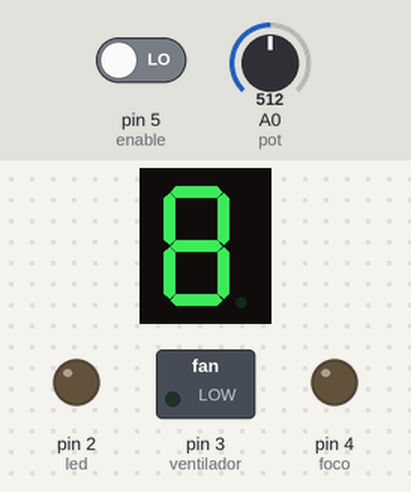
Simulated run of this sketch. Board: Arduino Uno, built with avr-gcc and run on an emulated ATmega328P. Parts: 1-digit seven-segment display, switched loads named in the sketch (green lamp = pin HIGH), output pins drawn as LEDs (lit = HIGH). Wiring (inferred from the names in the program): 1-digit 7-segment display, segments lit when HIGH: segments pin 6, pin 7, pin 8, pin 9, pin 10, pin 11, pin 12. The inputs (shaded band) are chosen by the test bench; at power-on: pin 5 (enable) LOW, A0 (pot) = 512. The segment pins are drawn as the display they are named for; pins used as bus, display or sensor lines are not drawn.

Above: at 1.2 s.
1.3 s: pin 5 (enable) driven HIGH
At 1.7 s:
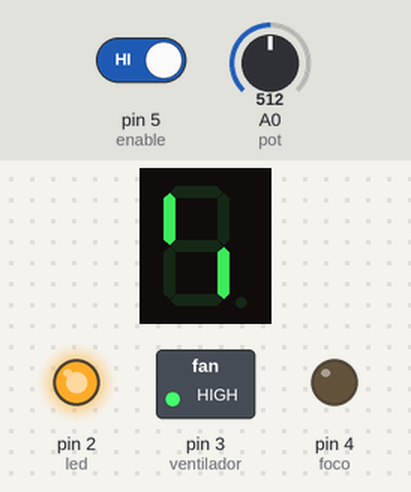
2.8 s: A0 (pot) set to 485
At 4.0 s:
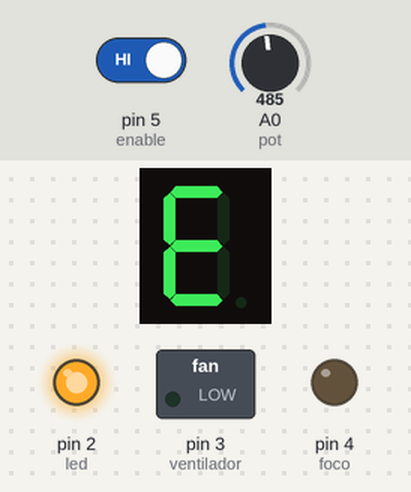
4.3 s: A0 (pot) set to 760
At 5.3 s:
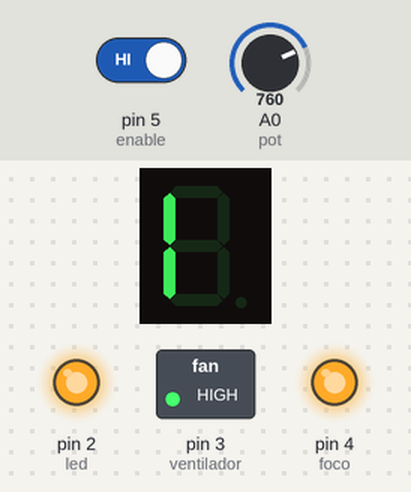
5.8 s: A0 (pot) set to 734
At 6.6 s:
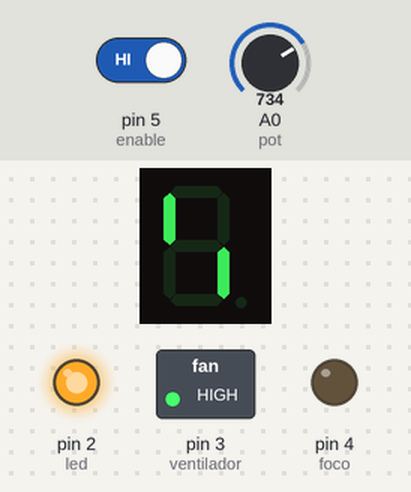
7.3 s: A0 (pot) set to 240
At 7.8 s:
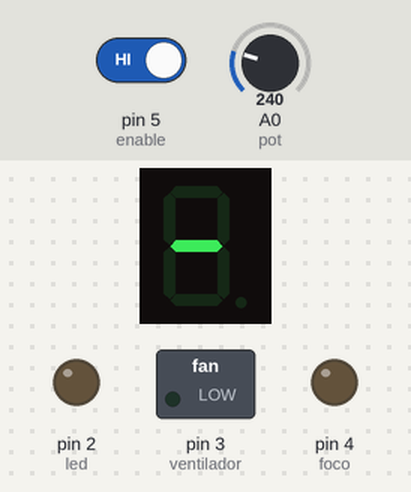
8.8 s: A0 (pot) set to 268
At 10.3 s:
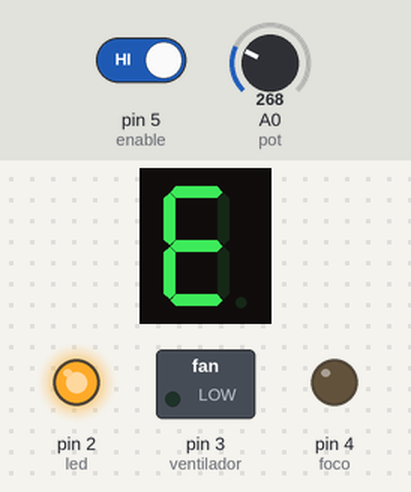
Timing chart, 0 to 11.3 s (numbered marks = the images above; inputs shaded):
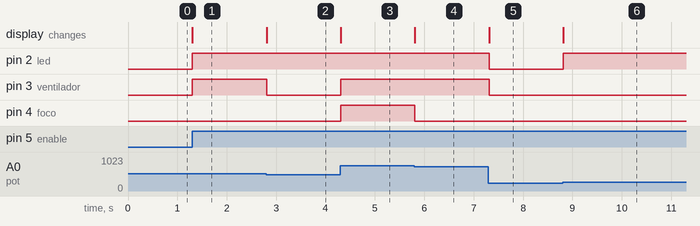

The sketch:

sketch_jun9a.ino
```cpp
// ===============================
// SISTEMA DE CONTROL POR NIVELES
// Display 5161BS ÁNODO COMÚN
// ===============================

// Entradas
const int pot = A0;
const int enable = 5;

// Salidas
const int led = 2;
const int ventilador = 3;
const int foco = 4;

// Display 7 segmentos
const int segA = 6;
const int segB = 7;
const int segC = 8;
const int segD = 9;
const int segE = 10;
const int segF = 11;
const int segG = 12;

void setup() {

  pinMode(led, OUTPUT);
  pinMode(ventilador, OUTPUT);
  pinMode(foco, OUTPUT);

  pinMode(enable, INPUT);

  for (int i = 6; i <= 12; i++) {
    pinMode(i, OUTPUT);
  }

  apagarDisplay();
}

void loop() {

  int valor = analogRead(pot);

  int nivel = 0;

  if (valor <= 250) {
    nivel = 0;
  }
  else if (valor <= 500) {
    nivel = 1;
  }
  else if (valor <= 750) {
    nivel = 2;
  }
  else {
    nivel = 3;
  }

  int seguro = digitalRead(enable);

  if (seguro == HIGH) {

    mostrarNumero(nivel);

    // LED indicador
    if (nivel >= 1)
      digitalWrite(led, HIGH);
    else
      digitalWrite(led, LOW);

    // Ventilador
    if (nivel >= 2)
      digitalWrite(ventilador, HIGH);
    else
      digitalWrite(ventilador, LOW);

    // Foco
    if (nivel >= 3)
      digitalWrite(foco, HIGH);
    else
      digitalWrite(foco, LOW);

  }
  else {

    digitalWrite(led, LOW);
    digitalWrite(ventilador, LOW);
    digitalWrite(foco, LOW);

    apagarDisplay();
  }

  delay(100);
}

// ===============================
// DISPLAY ÁNODO COMÚN
// LOW = ENCENDIDO
// HIGH = APAGADO
// ===============================

void apagarDisplay() {

  for (int i = 6; i <= 12; i++) {
    digitalWrite(i, HIGH);
  }
}

void mostrarNumero(int n) {

  apagarDisplay();

  switch (n) {

    case 0:
      digitalWrite(segA, LOW);
      digitalWrite(segB, LOW);
      digitalWrite(segC, LOW);
      digitalWrite(segD, LOW);
      digitalWrite(segE, LOW);
      digitalWrite(segF, LOW);
      break;

    case 1:
      digitalWrite(segB, LOW);
      digitalWrite(segC, LOW);
      break;

    case 2:
      digitalWrite(segA, LOW);
      digitalWrite(segB, LOW);
      digitalWrite(segD, LOW);
      digitalWrite(segE, LOW);
      digitalWrite(segG, LOW);
      break;

    case 3:
      digitalWrite(segA, LOW);
      digitalWrite(segB, LOW);
      digitalWrite(segC, LOW);
      digitalWrite(segD, LOW);
      digitalWrite(segG, LOW);
      break;
  }
}
```

Measured:
- the behaviour switches between 501 and 500 on A0 (pot) (found by bisection; images 1 and 2)
- the behaviour switches between 751 and 750 on A0 (pot) (found by bisection; images 3 and 4)
- the behaviour switches between 250 and 251 on A0 (pot) (found by bisection; images 5 and 6)
- after the input at 1.3 s, pin 2 (led), pin 3 (ventilador): LOW → HIGH at once; the display: changes at once (image 1)
- after the input at 2.8 s, pin 3 (ventilador): HIGH → LOW at once; the display: changes at once (image 2)
- after the input at 4.3 s, pin 3 (ventilador), pin 4 (foco): LOW → HIGH at once; the display: changes at once (image 3)
- after the input at 5.8 s, pin 4 (foco): HIGH → LOW at once; the display: changes at once (image 4)
- after the input at 7.3 s, pin 2 (led), pin 3 (ventilador): HIGH → LOW at once; the display: changes at once (image 5)
- after the input at 8.8 s, pin 2 (led): LOW → HIGH at once; the display: changes at once (image 6)
